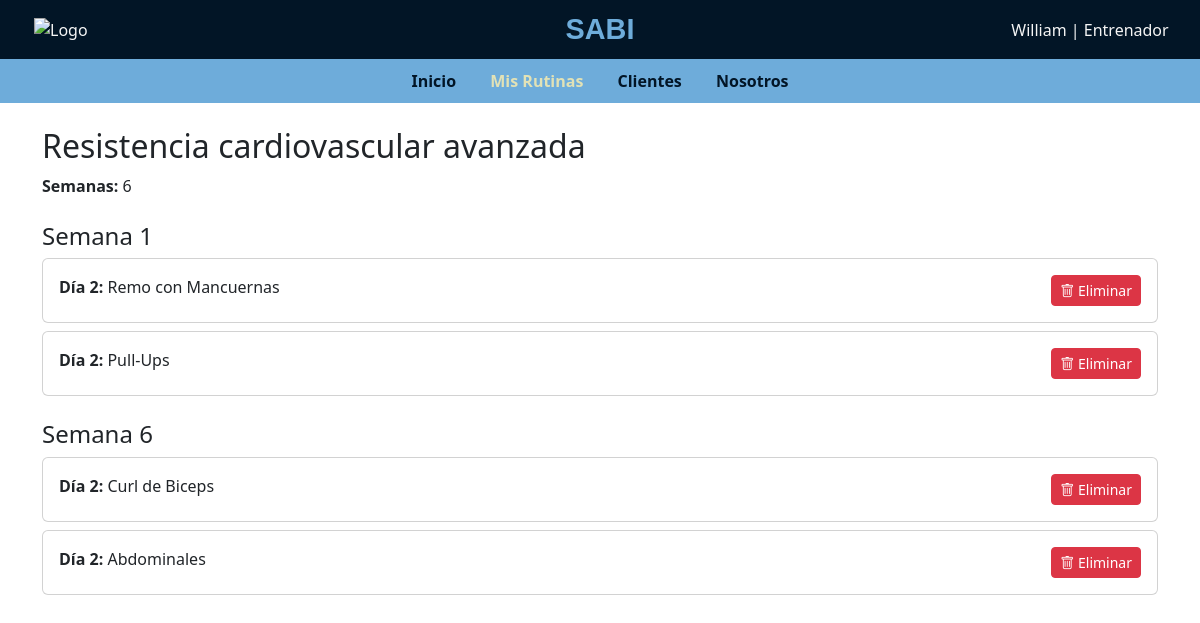
/Vista/Entrenador/EditarRutina.php?id=2, run on the app's committed database.
### tables this page shows
CREATE TABLE `rutina` (
  `idRutina` int(11) NOT NULL,
  `semRutina` int(11) NOT NULL,
  `descRutina` varchar(40) NOT NULL,
  `creaRutina` date NOT NULL,
  `autRutina` int(11) DEFAULT NULL
);

CREATE TABLE `ejercicio_rutina` (
  `idEje_Rut` int(11) NOT NULL,
  `fkIdEjercicio` int(11) NOT NULL,
  `fkIdRutina` int(11) NOT NULL,
  `repeticiones` int(11) DEFAULT NULL,
  `series` int(11) DEFAULT NULL,
  `dia` int(11) NOT NULL,
  `semana` int(11) NOT NULL,
  `descanso` int(11) DEFAULT NULL,
  `intensidad` varchar(15) NOT NULL,
  `peso` int(4) DEFAULT NULL
);

CREATE TABLE `ejercicio` (
  `idEjercicio` int(11) NOT NULL,
  `nomEjercicio` varchar(20) NOT NULL,
  `descEjercicio` varchar(90) NOT NULL,
  `tipEjercicio` varchar(20) NOT NULL,
  `urlVideo` varchar(260) NOT NULL
);

### Vista/Entrenador/EditarRutina.php (the view, shortened to what this page needs)
<?php
include_once("../../Controlador/Conexion.php");
$idRutina = isset($_GET['id']) ? intval($_GET['id']) : null;
$stmt = $conexion->prepare("SELECT * FROM rutina WHERE idRutina = ?");
$stmt->bind_param("i", $idRutina);
$stmt->execute();
$result = $stmt->get_result();
$rutina = $result->fetch_assoc();
$ejercicios = [];
$query = "SELECT er.*, e.nomEjercicio FROM ejercicio_rutina er
          JOIN ejercicio e ON er.fkIdEjercicio = e.idEjercicio
          WHERE fkIdRutina = ?
          ORDER BY semana, dia";
$stmt = $conexion->prepare($query);
$stmt->bind_param("i", $idRutina);
$stmt->execute();
$res = $stmt->get_result();
while ($row = $res->fetch_assoc()) {
  $ejercicios[] = $row;
}
?>
<!DOCTYPE html>
<html lang="en">
<head>
  <link href="https://cdn.jsdelivr.net/npm/bootstrap@5.3.0/dist/css/bootstrap.min.css" rel="stylesheet">
  <link rel="stylesheet" href="https://cdn.jsdelivr.net/npm/bootstrap-icons/font/bootstrap-icons.css">
  <link rel="stylesheet" href="../Stiles/CrearRutina.css">
</head>
<body class="cuerpo">
  <nav class="navbar navbar-custom">
    <div class="container-fluid d-flex flex-column align-items-center">
      <div class="d-flex align-items-center w-100 justify-content-between row">
        <div class="col-md-2"><img src="Media/Logo.enc" alt="Logo" width="60" height="60" class="logo"></div>
        <div class="col-md-8 text-center"><a class="navbar-brand " href="#">SABI</a></div>
        <div class="col-lg-2 text-center">William | Entrenador</div>
      </div>
    </div>
  </nav>
  <div class="menu">
    <a href="#">Inicio</a>
    <a href="rutinasGuardadas.html" style="color: #E2E2B6;">Mis Rutinas</a>
    <a href="clientes.html">Clientes</a>
    <a href="#">Nosotros</a>
  </div>
  <div class="container mt-4">
    <h2><?= htmlspecialchars($rutina['descRutina']) ?></h2>
    <p><strong>Semanas:</strong> <?= htmlspecialchars($rutina['semRutina']) ?></p>
  </div>
  <div class="container">
    <?php
    $semanaActual = 0;
    foreach ($ejercicios as $ej) {
      if ($ej['semana'] != $semanaActual) {
        if ($semanaActual > 0) echo "</div>";
        $semanaActual = $ej['semana'];
        echo "<div class='mt-4'><h4>Semana $semanaActual</h4>";
      }
      echo "<div class='card mb-2'>
              <div class='card-body d-flex justify-content-between'>
                  <div>
                      <strong>Día {$ej['dia']}:</strong> {$ej['nomEjercicio']}
                  </div>
                  <button class='btn btn-danger btn-sm eliminar-ejercicio' data-id='{$ej['idEje_Rut']}'>
                      <i class='bi bi-trash'></i> Eliminar
                  </button>
              </div>
            </div>";
    }
    if ($semanaActual > 0) echo "</div>";
    ?>
  </div>
</body>
</html>

### Vista/Stiles/CrearRutina.css (style rules this page uses)
.cuerpo { background-image: url(../media/fondoSabi.png); }
.navbar-custom { background-color: #021526; color: whitesmoke; }
.navbar-brand { font-size: 1.8rem; font-weight: bold; color: #6EACDA; font-family: 'Bonello-Regular', sans-serif; text-align: center; margin: 0 auto; text-decoration: none; }
.logo { margin-left: 10px; }
.menu { background-color: #6EACDA; text-align: center; padding: 10px 0; }
.menu a { color: #021526; font-weight: bold; margin: 0 15px; text-decoration: none; }

### data on the page
rutina: descRutina "Resistencia cardiovascular avanzada", semRutina "6"
ejercicio_rutina: semana "1", dia "2", fkIdEjercicio.nomEjercicio "Remo con Mancuernas"
ejercicio_rutina: dia "2", fkIdEjercicio.nomEjercicio "Pull-Ups"
ejercicio_rutina: semana "6", dia "2", fkIdEjercicio.nomEjercicio "Curl de Biceps"
ejercicio_rutina: dia "2", fkIdEjercicio.nomEjercicio "Abdominales"
